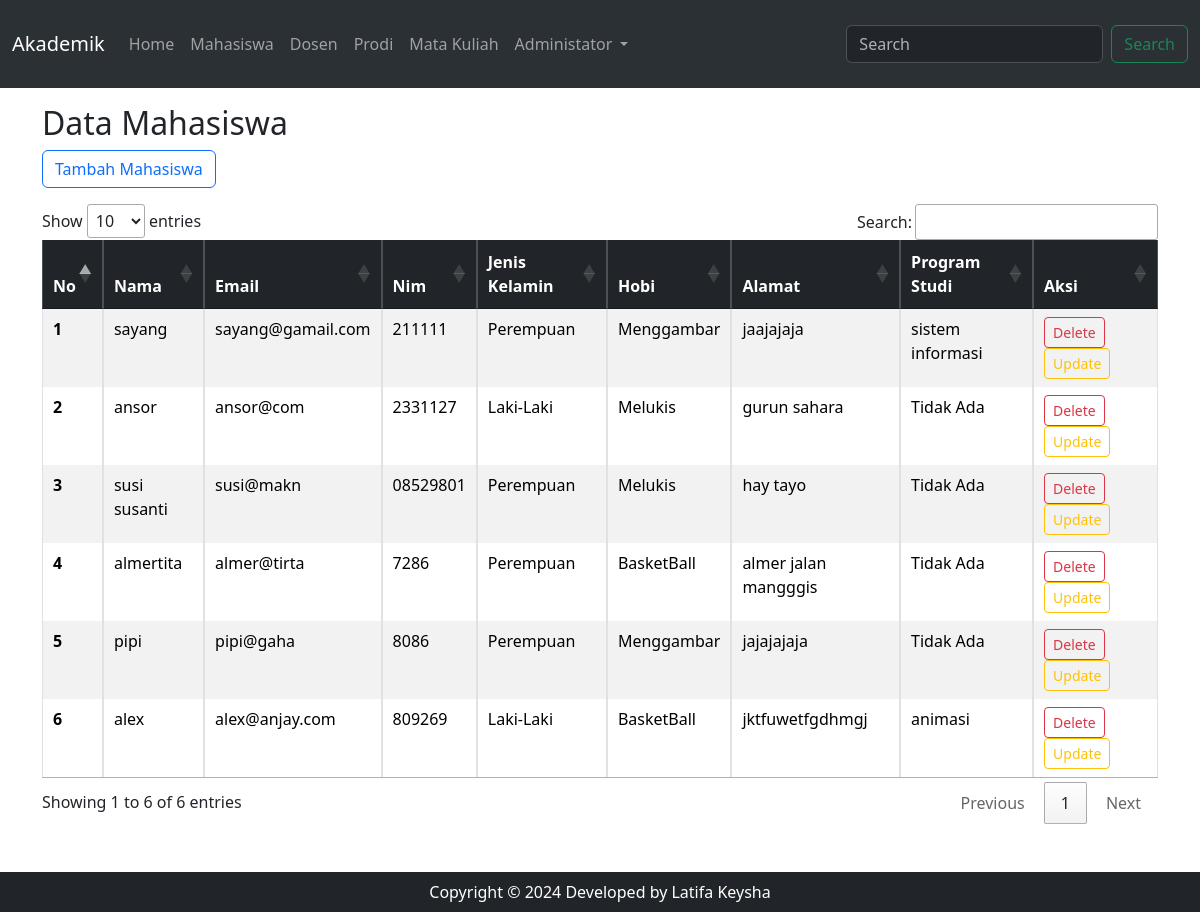
The page /index.php?page=mahasiswa (signed in) on the database its author committed.
### tables this page shows
CREATE TABLE `mahasiswa1` (
  `id` int(11) NOT NULL,
  `nama` varchar(32) NOT NULL,
  `email` varchar(50) NOT NULL,
  `nim` varchar(15) NOT NULL,
  `gender` enum('L','P') NOT NULL,
  `hobi` varchar(100) NOT NULL,
  `alamat` text NOT NULL,
  `prodi_id` int(11) DEFAULT NULL
);

CREATE TABLE `tb_prodi` (
  `id` int(11) NOT NULL,
  `nama_prodi` varchar(50) NOT NULL,
  `jenjang` enum('D2','D3','D4','S1','S2') NOT NULL,
  `keterangan` varchar(64) NOT NULL
);

### mahasiswa.php (the view, shortened to what this page needs)
<?php
    require 'koneksi.php';
    $aksi = isset($_GET['aksi']) ? $_GET['aksi'] : 'read';
    switch ($aksi) {
        case 'read':
?>
<!DOCTYPE html>
<html lang="id">
<head>
    <link rel="stylesheet" href="https://cdn.datatables.net/1.13.7/css/jquery.dataTables.min.css">
</head>
<body>
    <h2 class="mt-3">Data Mahasiswa</h2>
    <a href="index.php?page=mahasiswa&aksi=create"class="btn btn-outline-primary mb-3">Tambah Mahasiswa</a>
    <table id="mahasiswaTable" class="table table-striped table-bordered ">
    <thead class="table-dark">
        <tr>
        <th scope="col">No</th>
        <th scope="col">Nama</th>
        <th scope="col">Email</th>
        <th scope="col">Nim</th>
        <th scope="col">Jenis Kelamin</th>
        <th scope="col">Hobi</th>
        <th scope="col">Alamat</th>
        <th scope="col">Program Studi</th>
        <th scandir="col">Aksi</th>
        </tr>
    </thead>
    <tbody>
        <?php
        $queryMhs = mysqli_query($koneksi, "
        SELECT mahasiswa1.*, tb_prodi.nama_prodi
        FROM mahasiswa1
        LEFT JOIN tb_prodi ON mahasiswa1.prodi_id = tb_prodi.id
        ");
        $no = 1;
        while($data = mysqli_fetch_array($queryMhs))
        {
        ?>
        <tr>
        <th scope="row"><?= $no++ ?></th>
        <td><?= $data['nama'] ?></td>
        <td><?= $data ['email'] ?></td>
        <td><?= $data ['nim']?></td>
        <td><?= $data ['gender'] == 'L' ? 'Laki-Laki' : 'Perempuan'  ?></td>
        <td><?= $data ['hobi'] ?></td>
        <td><?= $data ['alamat'] ?></td>
        <td><?= isset($data['nama_prodi']) ? $data['nama_prodi'] : 'Tidak Ada' ?></td>
        <td scope="row">
            <a href="index.php?page=mahasiswa&aksi=delete&id=<?= $data['id'] ?>" class="btn btn-outline-danger btn-sm" onclick="return confirm('Yakin ingin menghapus data ini?')">Delete</a>
            <a href="index.php?page=mahasiswa&aksi=update&id=<?= $data['id'] ?>" class="btn btn-outline-warning btn-sm">Update</a>
        </td>
        </tr>
        <?php
            }
        ?>
    </tbody>
    </table>
</body>
</html>
<?php
break;
?>
  <?php
}
?>

### rows shown on the page
mahasiswa1: nama "sayang", email "sayang@gamail.com", nim "211111", gender "Perempuan", hobi "Menggambar", alamat "jaajajaja", prodi.nama_prodi "sistem informasi"
mahasiswa1: nama "ansor", email "ansor@com", nim "2331127", gender "Laki-Laki", hobi "Melukis", alamat "gurun sahara", shows "Tidak Ada"
mahasiswa1: nama "susi susanti", email "susi@makn", nim "08529801", gender "Perempuan", hobi "Melukis", alamat "hay tayo", shows "Tidak Ada"
mahasiswa1: nama "almertita", email "almer@tirta", nim "7286", gender "Perempuan", hobi "BasketBall", alamat "almer jalan mangggis", shows "Tidak Ada"
mahasiswa1: nama "pipi", email "pipi@gaha", nim "8086", gender "Perempuan", hobi "Menggambar", alamat "jajajajaja", shows "Tidak Ada"
mahasiswa1: nama "alex", email "alex@anjay.com", nim "809269", gender "Laki-Laki", hobi "BasketBall", alamat "jktfuwetfgdhmgj", prodi.nama_prodi "animasi"

### other values the page prints
$_SESSION['nama'] "Administator"
